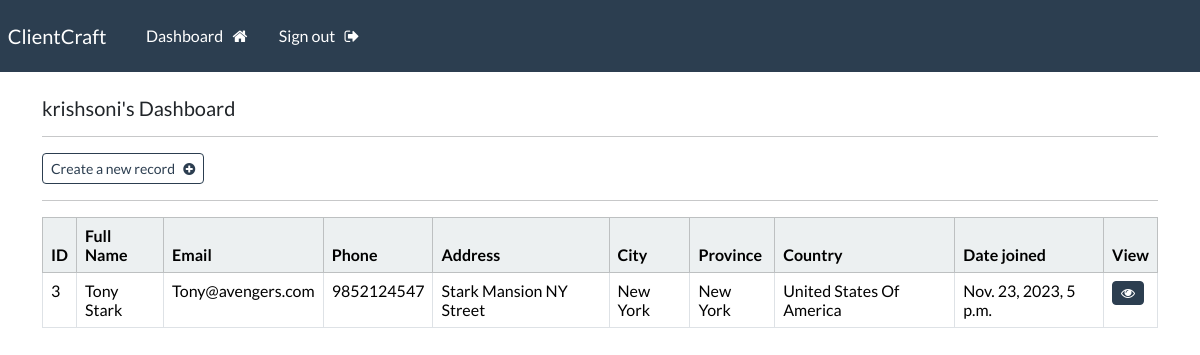
Page /dashboard (signed in) on the earlier database version.
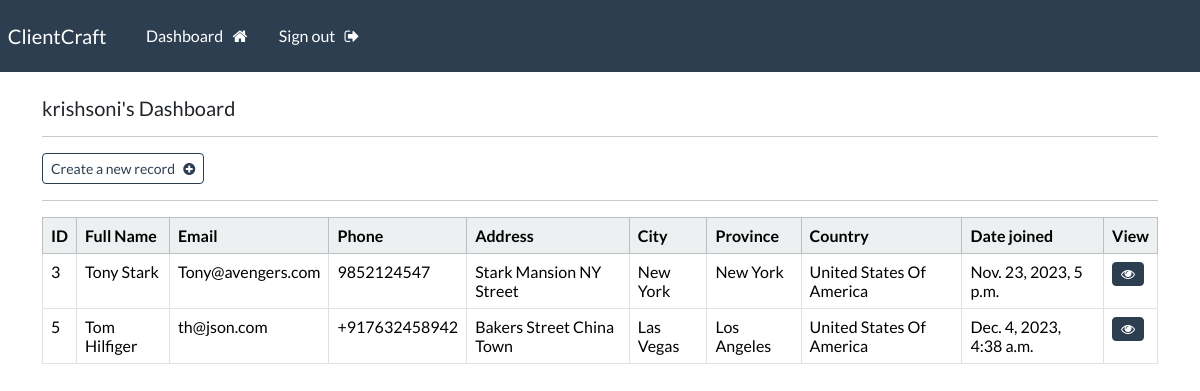
Same page on the later database version.
### web/models.py (models this page shows, shortened)
class Record(models.Model):
    creation_date = models.DateTimeField(auto_now_add=True)
    first_name = models.CharField(max_length=100)
    last_name = models.CharField(max_length=100)
    email = models.EmailField(max_length=255)
    phone_number = models.CharField(max_length=20)
    address = models.CharField(max_length=500)
    city = models.CharField(max_length=50)
    province = models.CharField(max_length=50)
    country = models.CharField(max_length=50)

### web/views.py (the view)
# urls.py: path('dashboard',views.dashboard, name="dashboard"),
@csrf_protect
@login_required(login_url='my-login')
def dashboard(request):
    my_records = Record.objects.all()
    context = {'records': my_records}
    return render(request, 'dashboard.html', context=context)

### web/templates/dashboard.html
{% extends 'base.html' %}
{% block content %}
    <h5> {{user}}'s Dashboard </h5>
    <hr>
    <a class="btn btn-outline-primary btn-sm" href="{% url 'create-record' %}">
        Create a new record &nbsp; <i class="fa fa-plus-circle" aria-hidden="true"></i>
    </a>
    <hr>
    <table class="table table-hover table-bordered">
        <thead class="table-light">
            <tr>
                <th scope="col"> ID </th>
                <th scope="col"> Full Name </th>
                <th scope="col"> Email </th>
                <th scope="col"> Phone </th>
                <th scope="col"> Address </th>
                <th scope="col"> City </th>
                <th scope="col"> Province </th>
                <th scope="col"> Country </th>
                <th scope="col"> Date joined </th>
                <th scope="col"> View </th>
            </tr>
        </thead>
        <tbody>
        {% if records %}
            {% for record in records %}
            <tr>
                <td> {{record.id}} </td>
                <td> {{record.first_name}}  {{record.last_name}} </td>
                <td> {{record.email}} </td>
                <td> {{record.phone_number}} </td>
                <td> {{record.address}} </td>
                <td> {{record.city}} </td>
                <td> {{record.province}} </td>
                <td> {{record.country}} </td>
                <td> {{record.creation_date}} </td>
                <td> <a class="btn btn-primary btn-sm" href="{% url 'record' record.id %}"> <i class="fa fa-eye" aria-hidden="true"></i> </a> </td>
            </tr>
            {% endfor %}
        {% endif %}
        </tbody>
    </table>
{% endblock %}

Differences in the rows shown:
added Record: id "5", first_name "Tom", last_name "Hilfiger", email "th@json.com", phone_number "+917632458942", address "Bakers Street China Town", city "Las Vegas", province "Los Angeles", country "United States Of America", creation_date "Dec. 4, 2023, 4:38 a.m."
